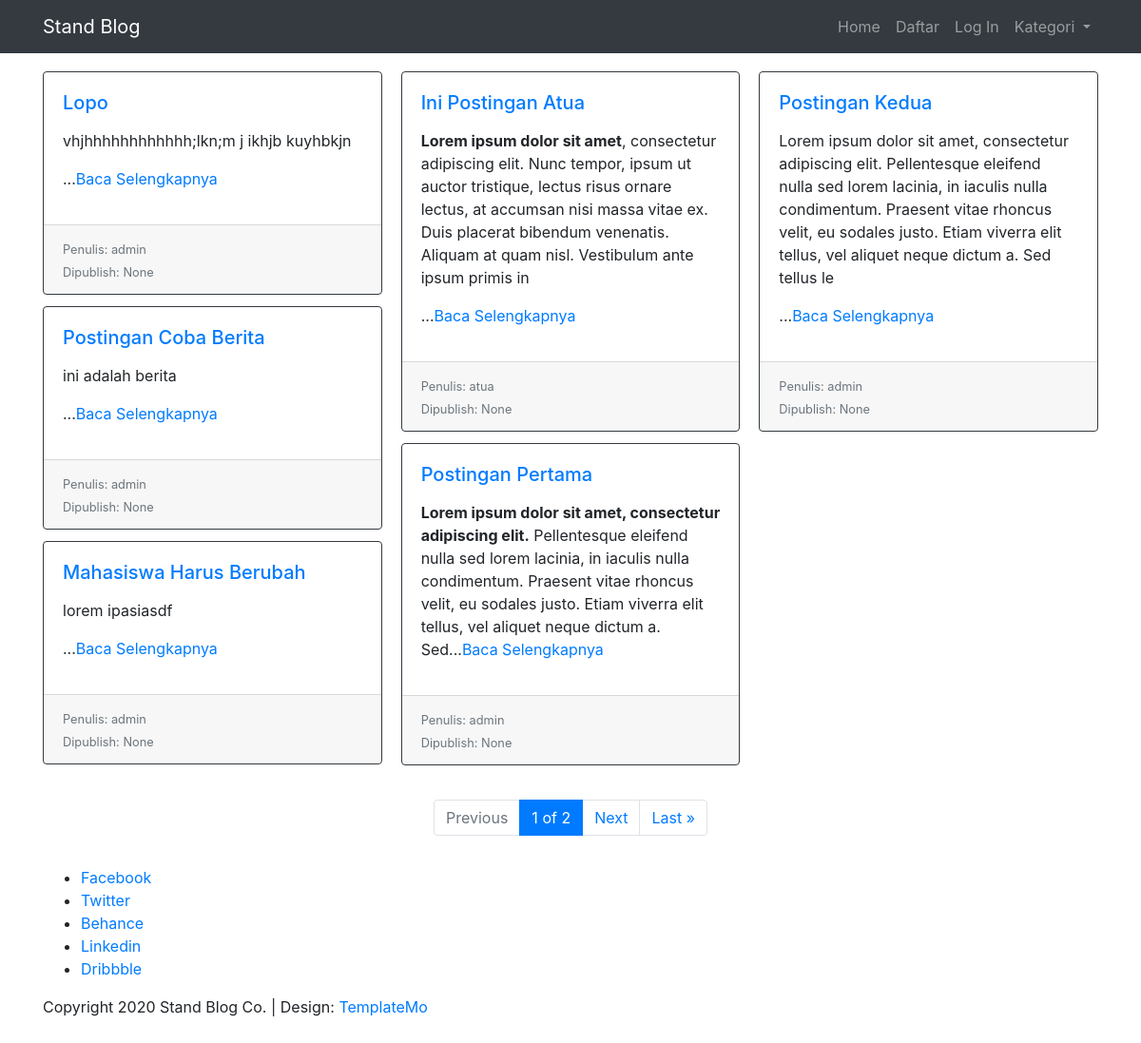
The app's page /, older data.
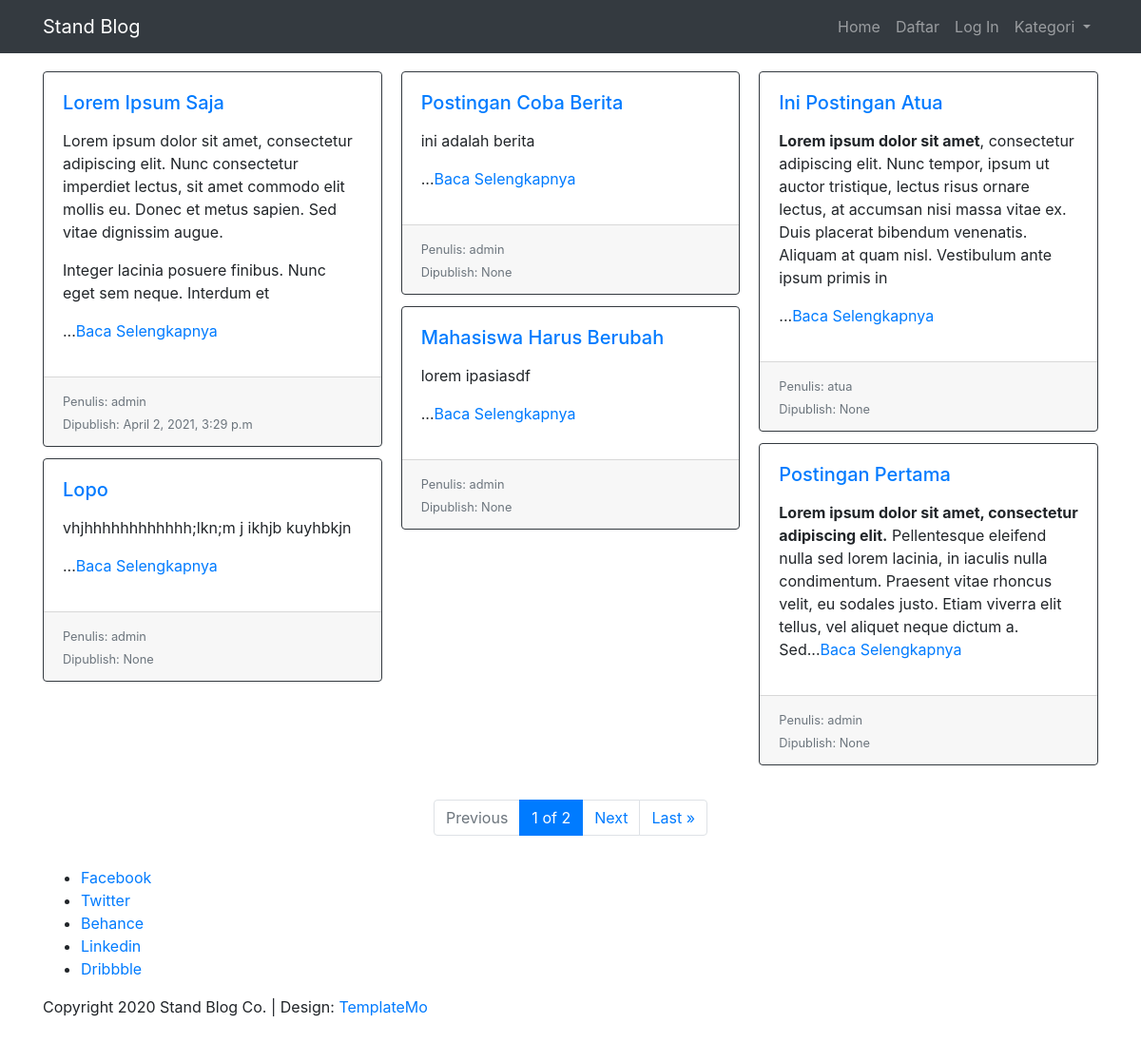
The same page, newer data.
### blog/models.py (models this page shows, shortened)
class Post(models.Model):
    judul = models.CharField(max_length=255)
    header_images = models.ImageField(null=True, blank=True, upload_to="images/")
    author = models.ForeignKey(User, on_delete=models.CASCADE)
    konten = MDTextField(blank=True, null=True)
    pub_date = models.DateTimeField(auto_now_add=True)
    update = models.DateTimeField(auto_now=True)
    kategori = models.CharField(max_length=255, default="uncategorized")

### blog/views.py (the view)
# urls.py: path('', HomeView.as_view(), name='home'),
class HomeView(ListView):
    paginate_by = 6
    model = Post
    template_name = 'blog/index.html'
    cats = Category.objects.all()
    ordering =['-pub_date']
    def get_context_data(self, *args, **kwargs):
        cat_menu  = Category.objects.all()
        context = super(HomeView, self).get_context_data(*args, **kwargs)
        context["cat_menu"] = cat_menu
        return context

### blog/models.py (called while the page is built)
    def __str__(self):
        return self.name

### blog/templates/blog/index.html
{% extends 'base.html' %}
{% load markdownify %}
{% block content %}
	<div class="card-columns">
		{% for post in object_list %}
			<div class="card border-dark">
				<div class="card-body">
					<h5 class="card-title"><a href="{% url 'detail-artikel' post.pk %}">{{ post.judul }}</a></h5>
					<p class="card-text">{{ post.konten|slice:":250"|safe|markdownify }}...<a href="{% url 'detail-artikel' post.pk %}">Baca Selengkapnya</a></p>
				</div>
				<div class="card-footer">
					<small class="text-muted">Penulis: {{ post.author }}</small> <br>
					<small class="text-right text-muted">Dipublish: {{ post.pub_date }}</small>
				</div>
			</div>
		{% endfor %}
	</div>
	<br>
	<div class="container">
		<nav aria-label="Paginations">
			<ul class="pagination justify-content-center">
				{% if page_obj.has_previous %}
					<li class="page-item"><a class="page-link" href="?page=1">&laquo; First</a>
					<li class="page-item"><a class="page-link" href="?page={{ page_obj.previous_page_number }}">Previous</a></li>
			    {% else %}
				    <li class="page-item disabled">
				    	<a class="page-link" href="#" tabindex="-1" aria-disabled="true">Previous</a>
				    </li>
			    {% endif %}
			    <li class="page-item active">
			    	<a class="page-link" href="#">{{ page_obj.number }} of {{ page_obj.paginator.num_pages }}</a>
			    </li>
			    {% if page_obj.has_next %}
					<li class="page-item"><a class="page-link" href="?page={{ page_obj.next_page_number }}">Next</a></li>
					<li class="page-item"><a class="page-link" href="?page={{ page_obj.paginator.num_pages }}">Last &raquo;</a>
			    {% else %}
				    <li class="page-item disabled">
				    	<a class="page-link" href="#" tabindex="-1" aria-disabled="true">Next</a>
				    </li>
			    {% endif %}
			</ul>
		</nav>
	</div>
{% endblock content %}

Row changes from the older to the newer data that the page shows:
no longer on this page (row edited): Post: judul "Postingan Kedua", konten "Lorem ipsum dolor sit amet, consectetur adipiscing elit. Pellentesque eleifend nulla sed lorem lacinia, in iaculis nulla condimentum. Praesent vitae rhoncus velit, eu sodales justo. Etiam viverra elit tellus, vel aliquet neque dictum a. Sed tellus le", author "admin", pub_date "None"
added Post: judul "Lorem Ipsum Saja", konten "Lorem ipsum dolor sit amet, consectetur adipiscing elit. Nunc consectetur imperdiet lectus, sit amet commodo elit mollis eu. Donec et metus sapien. Sed vitae dignissim augue. Integer lacinia posuere finibus. Nunc eget sem neque. Interdum et", author "admin", pub_date "April 2, 2021, 3:29 p.m"
